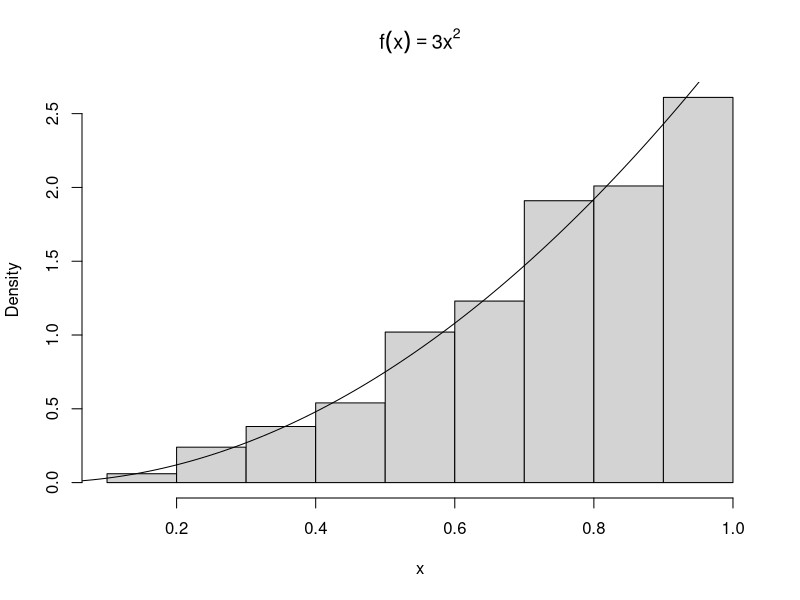
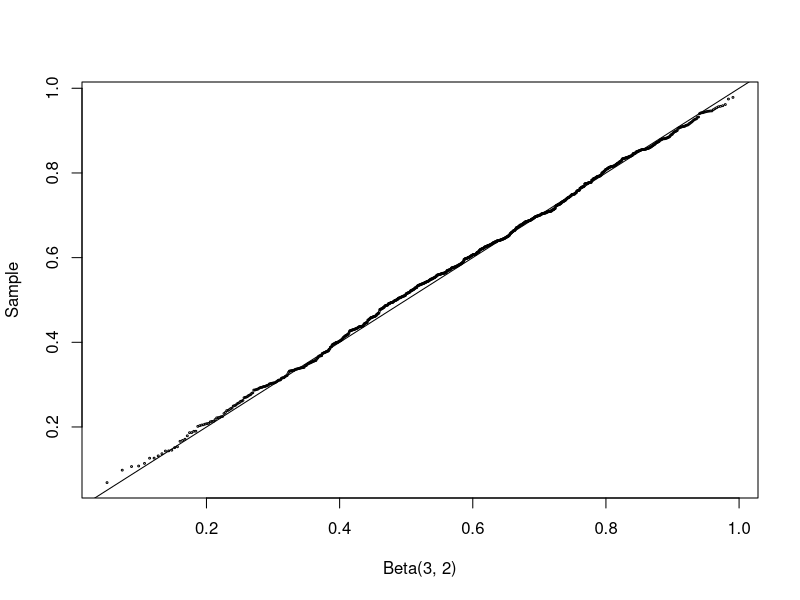
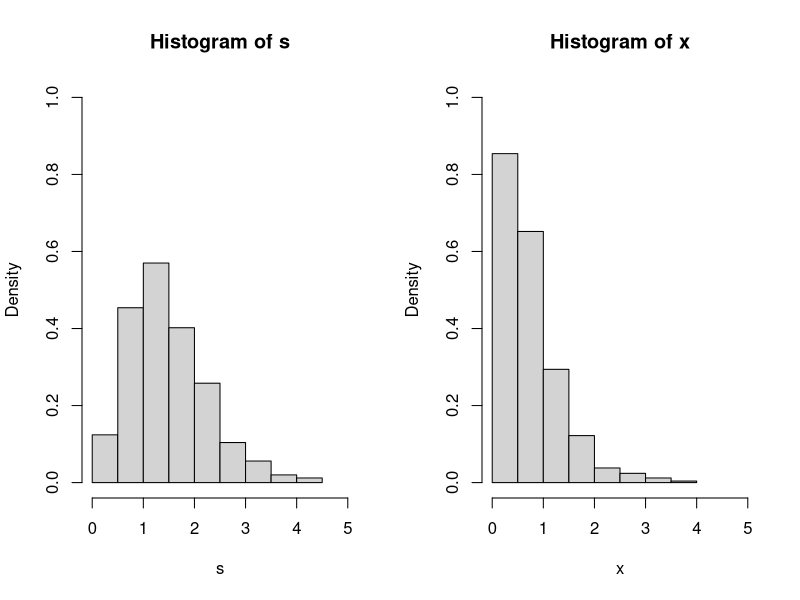
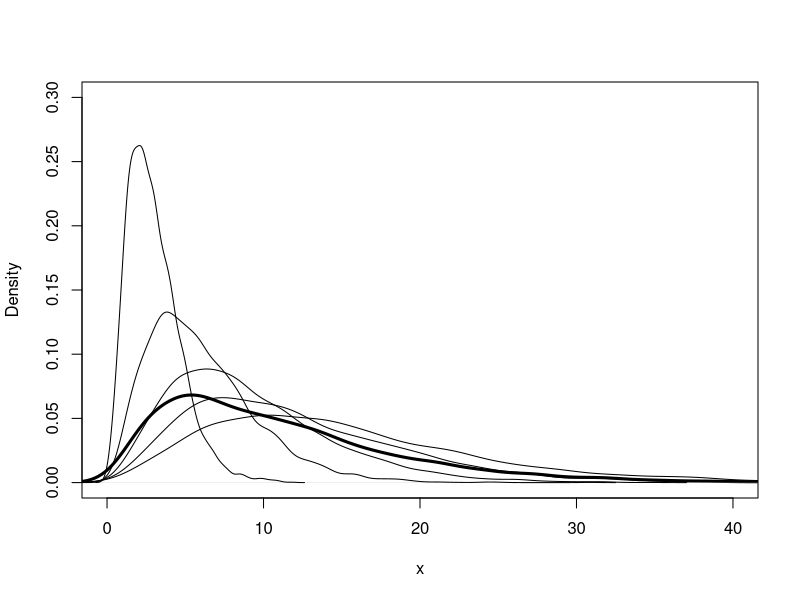
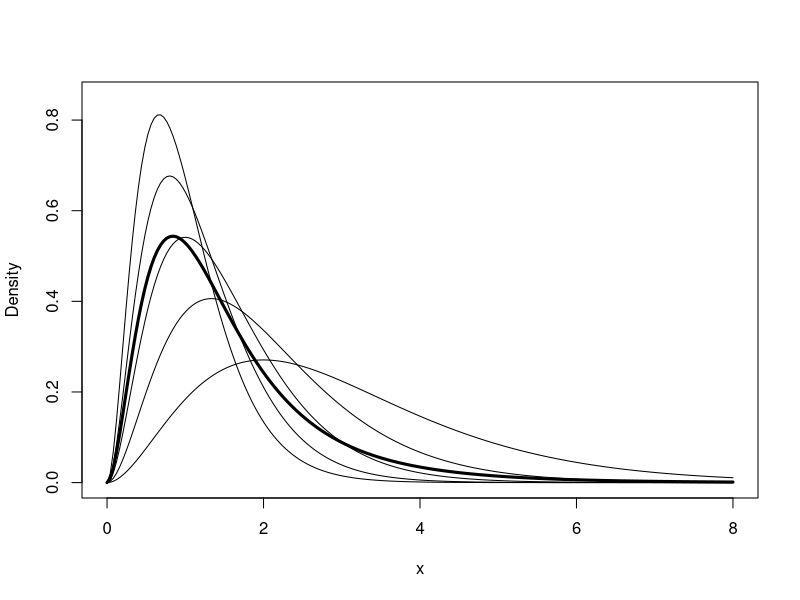
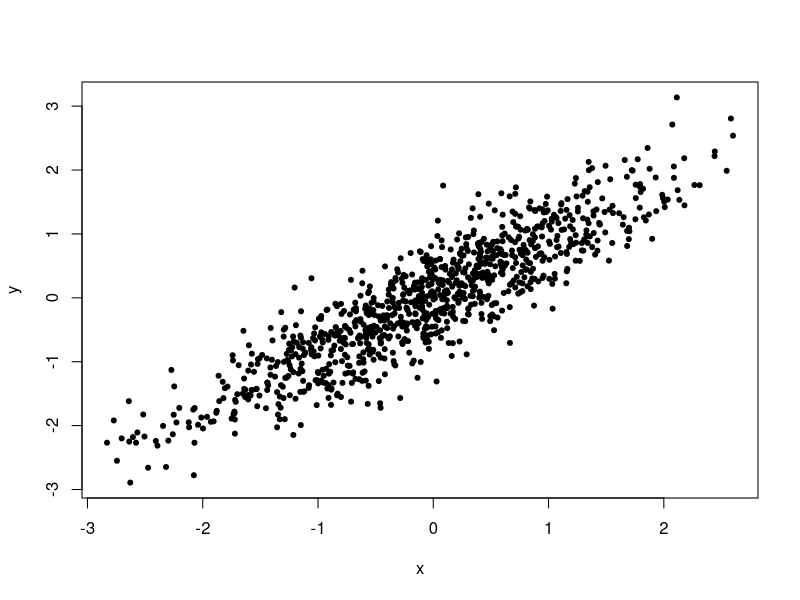
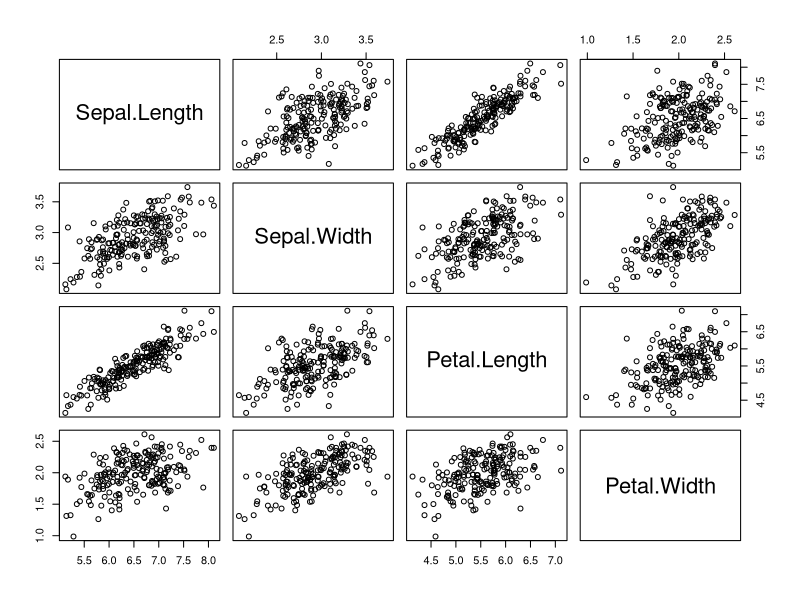
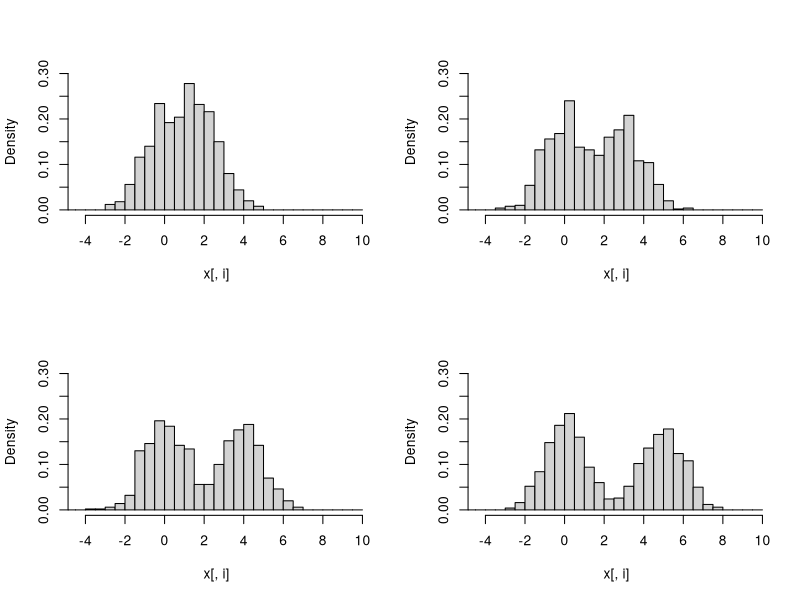

The R source for these figures, in order:
## ---- chunk 1
sample(0:1, size = 10, replace = TRUE)
## ---- chunk 2
sample(1:100, size = 6, replace = FALSE)
## ---- chunk 3
sample(letters)
## ---- chunk 4
x <- sample(1:3, size = 100, replace = TRUE,
                prob = c(.2, .3, .5))
table(x)
## ---- chunk 5
n <- 1000
u <- runif(n)
x <- u^(1/3)
hist(x, prob = TRUE, main = bquote(f(x)==3*x^2)) #density histogram of sample
y <- seq(0, 1, .01)
lines(y, 3*y^2)    #density curve f(x)
## ---- chunk 6
n <- 1000
p <- 0.4
u <- runif(n)
x <- as.integer(u > 0.6)   #(u > 0.6) is a logical vector

mean(x)
var(x)
## ---- chunk 7
n <- 1000
p <- 0.25
u <- runif(n)
k <- ceiling(log(1-u) / log(1-p)) - 1
## ---- chunk 8
k <- floor(log(u) / log(1-p))
## ---- chunk 9
rlogarithmic <- function(n, theta) {
  #returns a random logarithmic(theta) sample size n
  u <- runif(n)
  #set the initial length of cdf vector
  N <- ceiling(-16 / log10(theta))
  k <- 1:N
  a <- -1/log(1-theta)
  fk <- exp(log(a) + k * log(theta) - log(k))
  Fk <- cumsum(fk)
  x <- integer(n)
  for (i in 1:n) {
    x[i] <- as.integer(sum(u[i] > Fk)) #F^{-1}(u)-1
    while (x[i] == N) {
      #if x==N we need to extend the cdf
      #very unlikely because N is large
      logf <- log(a) + (N+1)*log(theta) - log(N+1)
      fk <- c(fk, exp(logf))
      Fk <- c(Fk, Fk[N] + fk[N+1])
      N <- N + 1
      x[i] <- as.integer(sum(u[i] > Fk))
    }
  }
  x + 1
}

n <- 1000
theta <- 0.5
x <- rlogarithmic(n, theta)
## ---- chunk 10
k <- sort(unique(x))
p <- -1 / log(1 - theta) * theta^k / k
se <- sqrt(p*(1-p)/n)   #standard error

round(rbind(table(x)/n, p, se),3)
## ---- chunk 11
n <- 1000
k <- 0      #counter for accepted
j <- 0      #iterations
y <- numeric(n)

while (k < n) {
  u <- runif(1)
  j <- j + 1
  x <- runif(1)  #random variate from g
  if (x * (1-x) > u) {
    #we accept x
    k <- k + 1
    y[k] <- x
  }
}

j
## ---- chunk 12
p <- seq(.1, .9, .1)
Qhat <- quantile(y, p)   #quantiles of sample
Q <- qbeta(p, 2, 2)      #theoretical quantiles
se <- sqrt(p * (1-p) / (n * dbeta(Q, 2, 2)^2)) #see Ch. 2
round(rbind(Qhat, Q, se), 3)
## ---- chunk 13
n <- 1000
a <- 3
b <- 2
u <- rgamma(n, shape=a, rate=1)
v <- rgamma(n, shape=b, rate=1)
x <- u / (u + v)

q <- qbeta(ppoints(n), a, b)
qqplot(q, x, cex=0.25, xlab="Beta(3, 2)", ylab="Sample")
abline(0, 1)
## ---- chunk 14
n <- 1000
theta <- 0.5
u <- runif(n)  #generate logarithmic sample
v <- runif(n)
x <- floor(1 + log(v) / log(1 - (1 - theta)^u))
k <- 1:max(x)  #calc. logarithmic probs.
p <- -1 / log(1 - theta) * theta^k / k
se <- sqrt(p*(1-p)/n)
p.hat <- tabulate(x)/n

print(round(rbind(p.hat, p, se), 3))
## ---- chunk 15
rlogarithmic <- function(n, theta) {
  stopifnot(all(theta > 0 & theta < 1))
  th <- rep(theta, length=n)
  u <- runif(n)
  v <- runif(n)
  x <- floor(1 + log(v) / log(1 - (1 - th)^u))
  return(x)
}
## ---- chunk 16
n <- 1000
nu <- 2
X <- matrix(rnorm(n*nu), n, nu)^2 #matrix of sq. normals
## ---- chunk 17
y <- rowSums(X)
## ---- chunk 18
y <- apply(X, MARGIN=1, FUN=sum)  #a vector length n
mean(y)
mean(y^2)
## ---- chunk 19
n <- 1000
x1 <- rgamma(n, 2, 2)
x2 <- rgamma(n, 2, 4)
s <- x1 + x2              #the convolution
u <- runif(n)
k <- as.integer(u > 0.5)  #vector of 0's and 1's
x <- k * x1 + (1-k) * x2  #the mixture

par(mfcol=c(1,2))         #two graphs per page
hist(s, prob=TRUE, xlim=c(0,5), ylim=c(0,1))
hist(x, prob=TRUE, xlim=c(0,5), ylim=c(0,1))
par(mfcol=c(1,1))         #restore display
## ---- chunk 20
n <- 5000
k <- sample(1:5, size=n, replace=TRUE, prob=(1:5)/15)
rate <- 1/k
x <- rgamma(n, shape=3, rate=rate)
## ---- chunk 21
plot(density(x), xlim=c(0,40), ylim=c(0,.3),
     lwd=3, xlab="x", main="")
for (i in 1:5)
  lines(density(rgamma(n, 3, 1/i)))
## ---- chunk 22
n <- 5000
p <- c(.1,.2,.2,.3,.2)
lambda <- c(1,1.5,2,2.5,3)
k <- sample(1:5, size=n, replace=TRUE, prob=p)
rate <- lambda[k]
x <- rgamma(n, shape=3, rate=rate)
## ---- chunk 23
f <- function(x, lambda, theta) {
  #density of the mixture at the point x
  sum(dgamma(x, 3, lambda) * theta)
}

p <- c(.1,.2,.2,.3,.2)
lambda <- c(1,1.5,2,2.5,3)

x <- seq(0, 8, length=200)
dim(x) <- length(x)  #need for apply
## ---- chunk 24
y <- apply(x, 1, f, lambda=lambda, theta=p)
## ---- chunk 25
plot(x, y, type="l", ylim=c(0,.85), lwd=3, ylab="Density")

for (j in 1:5) {
  #add the j-th gamma density to the plot
  y <- apply(x, 1, dgamma, shape=3, rate=lambda[j])
  lines(x, y)
}
## ---- chunk 26
n <- 1000
r <- 4
beta <- 3
lambda <- rgamma(n, r, beta) #lambda is random
## ---- chunk 27
x <- rpois(n, lambda)        #the mixture
## ---- chunk 28
mix <- tabulate(x+1) / n
negbin <- round(dnbinom(0:max(x), r, beta/(1+beta)), 3)
se <- sqrt(negbin * (1 - negbin) / n)

round(rbind(mix, negbin, se), 3)
## ---- chunk 29
mu <- c(0, 0)
Sigma <- matrix(c(1, .9, .9, 1), nrow = 2, ncol = 2)

rmvn.eigen <-
  function(n, mu, Sigma) {
    # generate n random vectors from MVN(mu, Sigma)
    # dimension is inferred from mu and Sigma
    d <- length(mu)
    ev <- eigen(Sigma, symmetric = TRUE)
    lambda <- ev$values
    V <- ev$vectors
    R <- V %*% diag(sqrt(lambda)) %*% t(V)
    Z <- matrix(rnorm(n*d), nrow = n, ncol = d)
    X <- Z %*% R + matrix(mu, n, d, byrow = TRUE)
    X
  }
## ---- chunk 30
X <- rmvn.eigen(1000, mu, Sigma)

plot(X, xlab = "x", ylab = "y", pch = 20)
print(colMeans(X))
print(cor(X))
## ---- chunk 31
rmvn.svd <-
  function(n, mu, Sigma) {
    # generate n random vectors from MVN(mu, Sigma)
    # dimension is inferred from mu and Sigma
    d <- length(mu)
    S <- svd(Sigma)
    R <- S$u %*% diag(sqrt(S$d)) %*% t(S$v) #sq. root Sigma
    Z <- matrix(rnorm(n*d), nrow=n, ncol=d)
    X <- Z %*% R + matrix(mu, n, d, byrow=TRUE)
    X
  }
## ---- chunk 32
rmvn.Choleski <-
  function(n, mu, Sigma) {
    # generate n random vectors from MVN(mu, Sigma)
    # dimension is inferred from mu and Sigma
    d <- length(mu)
    Q <- chol(Sigma) # Choleski factorization of Sigma
    Z <- matrix(rnorm(n*d), nrow=n, ncol=d)
    X <- Z %*% Q + matrix(mu, n, d, byrow=TRUE)
    X
  }
## ---- chunk 33
y <- subset(x=iris, Species=="virginica")[, 1:4]
mu <- colMeans(y)
Sigma <- cov(y)
mu
Sigma
## ---- chunk 34
X <- rmvn.Choleski(200, mu, Sigma)
pairs(X)
## ---- chunk 35
library(MASS)
library(mvtnorm)
n <- 100          #sample size
d <- 30           #dimension
N <- 2000         #iterations
mu <- numeric(d)

set.seed(100)
system.time(for (i in 1:N)
  rmvn.eigen(n, mu, cov(matrix(rnorm(n*d), n, d))))
set.seed(100)
system.time(for (i in 1:N)
  rmvn.svd(n, mu, cov(matrix(rnorm(n*d), n, d))))
set.seed(100)
system.time(for (i in 1:N)
  rmvn.Choleski(n, mu, cov(matrix(rnorm(n*d), n, d))))
set.seed(100)
system.time(for (i in 1:N)
  mvrnorm(n, mu, cov(matrix(rnorm(n*d), n, d))))
set.seed(100)
system.time(for (i in 1:N)
  rmvnorm(n, mu, cov(matrix(rnorm(n*d), n, d))))
set.seed(100)
system.time(for (i in 1:N)
  cov(matrix(rnorm(n*d), n, d)))

detach(package:MASS)
detach(package:mvtnorm)
## ---- chunk 36
library(MASS)  #for mvrnorm
## ---- chunk 37
loc.mix.0 <- function(n, p, mu1, mu2, Sigma) {
  #generate sample from BVN location mixture
  X <- matrix(0, n, 2)
  
  for (i in 1:n) {
    k <- rbinom(1, size = 1, prob = p)
    if (k)
      X[i,] <- mvrnorm(1, mu = mu1, Sigma) else
        X[i,] <- mvrnorm(1, mu = mu2, Sigma)
  }
  return(X)
}
## ---- chunk 38
loc.mix <- function(n, p, mu1, mu2, Sigma) {
  #generate sample from BVN location mixture
  n1 <- rbinom(1, size = n, prob = p)
  n2 <- n - n1
  x1 <- mvrnorm(n1, mu = mu1, Sigma)
  x2 <- mvrnorm(n2, mu = mu2, Sigma)
  X <- rbind(x1, x2)            #combine the samples
  return(X[sample(1:n), ])      #mix them
}

x <- loc.mix(1000, .5, rep(0, 4), 2:5, Sigma = diag(4))
r <- range(x) * 1.2
par(mfrow = c(2, 2))
for (i in 1:4)
  hist(x[ , i], xlim = r, ylim = c(0, .3), freq = FALSE,
       main = "", breaks = seq(-5, 10, .5))        

detach(package:MASS)
par(mfrow = c(1, 1))
## ---- chunk 39
runif.sphere <- function(n, d) {
  # return a random sample uniformly distributed
  # on the unit sphere in R ^d
  M <- matrix(rnorm(n*d), nrow = n, ncol = d)
  L <- apply(M, MARGIN = 1,
             FUN = function(x){sqrt(sum(x*x))})
  D <- diag(1 / L)
  U <- D %*% M
  U
}
## ---- chunk 40
X <- runif.sphere(200, 2)
par(pty = "s")
plot(X, xlab = bquote(x[1]), ylab = bquote(x[2]))
par(pty = "m")
